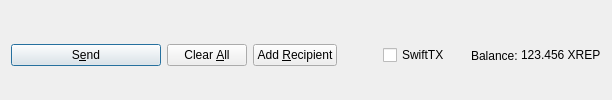
         <widget class="QFrame" name="frame_Send">
          <layout class="QHBoxLayout" name="horizontalLayout">
           <property name="bottomMargin">
            <number>0</number>
           </property>
           <item>
            <widget class="QPushButton" name="sendButton">
             <property name="minimumSize">
              <size>
               <width>150</width>
               <height>0</height>
              </size>
             </property>
             <property name="toolTip">
              <string>Confirm the send action</string>
             </property>
             <property name="text">
              <string>S&amp;end</string>
             </property>
             <property name="icon">
              <iconset resource="../XREP.qrc">
               <normaloff>:/icons/send</normaloff>:/icons/send</iconset>
             </property>
             <property name="autoDefault">
              <bool>false</bool>
             </property>
             <property name="default">
              <bool>true</bool>
             </property>
            </widget>
           </item>
           <item>
            <widget class="QPushButton" name="clearButton">
             <property name="sizePolicy">
              <sizepolicy hsizetype="Minimum" vsizetype="Fixed">
               <horstretch>0</horstretch>
               <verstretch>0</verstretch>
              </sizepolicy>
             </property>
             <property name="toolTip">
              <string>Clear all fields of the form.</string>
             </property>
             <property name="text">
              <string>Clear &amp;All</string>
             </property>
             <property name="icon">
              <iconset resource="../XREP.qrc">
               <normaloff>:/icons/remove</normaloff>:/icons/remove</iconset>
             </property>
             <property name="autoDefault">
              <bool>false</bool>
             </property>
            </widget>
           </item>
           <item>
            <widget class="QPushButton" name="addButton">
             <property name="toolTip">
              <string>Send to multiple recipients at once</string>
             </property>
             <property name="text">
              <string>Add &amp;Recipient</string>
             </property>
             <property name="icon">
              <iconset resource="../XREP.qrc">
               <normaloff>:/icons/add</normaloff>:/icons/add</iconset>
             </property>
             <property name="autoDefault">
              <bool>false</bool>
             </property>
            </widget>
           </item>
           <item>
            <spacer name="horizontalSpacer">
             <property name="orientation">
              <enum>Qt::Horizontal</enum>
             </property>
             <property name="sizeHint" stdset="0">
              <size>
               <width>40</width>
               <height>20</height>
              </size>
             </property>
            </spacer>
           </item>
           <item>
            <layout class="QHBoxLayout" name="horizontalLayout_2">
             <property name="spacing">
              <number>3</number>
             </property>
             <item>
              <widget class="QCheckBox" name="checkSwiftTX">
               <property name="enabled">
                <bool>true</bool>
               </property>
               <property name="minimumSize">
                <size>
                 <width>85</width>
                 <height>0</height>
                </size>
               </property>
               <property name="text">
                <string>SwiftTX</string>
               </property>
              </widget>
             </item>
             <item>
              <widget class="QLabel" name="label">
               <property name="text">
                <string>Balance:</string>
               </property>
              </widget>
             </item>
             <item>
              <widget class="QLabel" name="labelBalance">
               <property name="sizePolicy">
                <sizepolicy hsizetype="Preferred" vsizetype="Fixed">
                 <horstretch>0</horstretch>
                 <verstretch>0</verstretch>
                </sizepolicy>
               </property>
               <property name="cursor">
                <cursorShape>IBeamCursor</cursorShape>
               </property>
               <property name="text">
                <string notr="true">123.456 XREP</string>
               </property>
               <property name="textInteractionFlags">
                <set>Qt::LinksAccessibleByMouse|Qt::TextSelectableByKeyboard|Qt::TextSelectableByMouse</set>
               </property>
              </widget>
             </item>
            </layout>
           </item>
          </layout>
         </widget>
